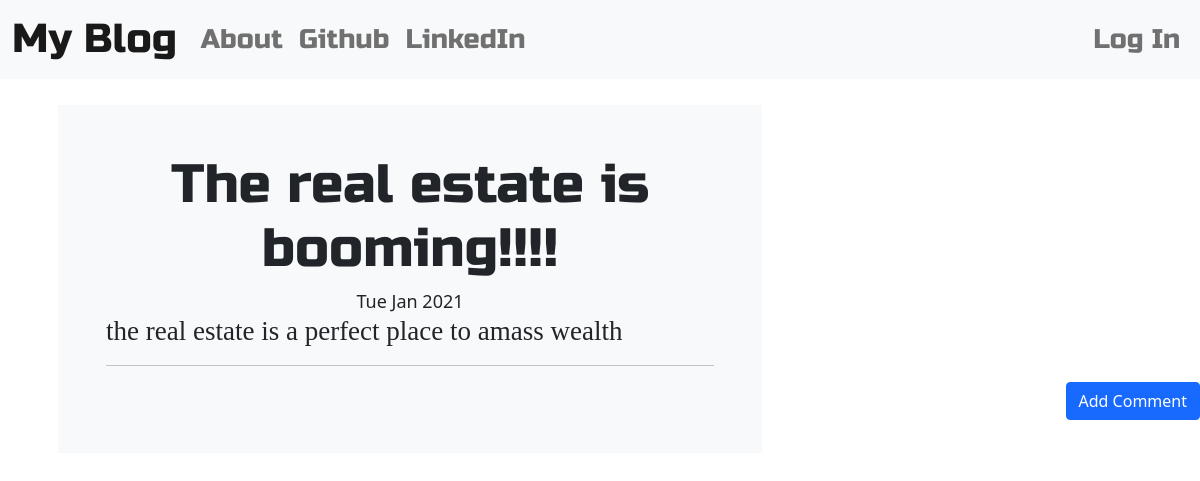
Screenshot of /post/3/ with the database file from the repository.
### blog/models.py (models this page shows, shortened)
class Post(models.Model):
    author = models.ForeignKey("auth.User", on_delete=models.CASCADE)
    title = models.CharField(max_length=200)
    text = models.TextField()
    create_date = models.DateTimeField(default=timezone.now())
    published_date = models.DateTimeField(blank=True, null=True)

### blog/views.py (the view)
# urls.py: path('post/<int:pk>/', views.PostDetailView.as_view(), name='post_detail'),
class PostDetailView(DetailView):
    model = Post

### blog/templates/blog/post_detail.html (shortened to what this page needs)
{% extends 'blog/base.html' %}
{% block content %}
<div class="bg-light p-5 rounded-lg m-3">
  <h1 class="posttitle loader">{{post.title}}</h1>
      {% if post.published_date %}
  <div class="date postdate">
      {{ post.published_date|date:"D M Y" }}
  </div>
      {% else %}
  <a class="btn btn-primary" href="{% url 'post_publish' pk=post.pk %}">Publish</a>
      {% endif %}
  <p class="postcontent">{{ post.text|safe|linebreaksbr }}</p>
  <hr>
  <a class="btn btn-primary btn-comment" href="{% url 'add_comment_to_post' pk=post.pk %}">Add Comment</a>
  <div class="container">
      {% for comment in post.comments.all %}
      <br>
      {% empty %}
      <p>No comments</p>
      {% endfor %}
  </div>
</div>
{% endblock %}

### blog/static/blog/css/blog.css (style rules this page uses)
html { font-size: 100%; box-sizing: border-box; }
body { margin: 0; padding: 0; background-image: url('/static/blog/images/child-holding-clear-glass-jar-with-yellow-light-2026960.jpg'); line-height: 1.3; font-weight: 300; font-size: 1.125rem ; }
.postdate { text-align: center; }
.posttitle { font-family: 'Russo One', sans-serif; font-size: 3em; text-align: center; }
.postcontent { font-family: 'Montserrat'; font-size: 1.5em; }
.btn-comment { position: absolute; right: 0px; }
.loader { filter:hue-rotate(4deg); animation:hue 10000ms infinite linear; }

### rows the page displays
Post: title "The real estate is booming!!!!", published_date "Tue Jan 2021", text "the real estate is a perfect place to amass wealth"
